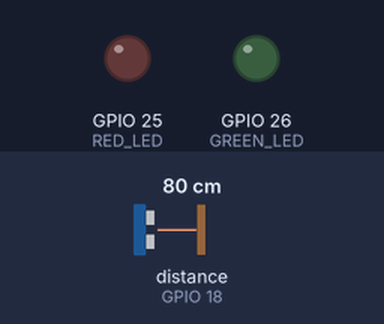
Bench run of a sketch on a simulated ESP32. Parts: output pins drawn as LEDs (lit = HIGH). The inputs (shaded band) are chosen by the test bench; at power-on: distance to the obstacle (sensor on GPIO 18) 80 cm. The echo pulse lasts 58.3 µs per cm; WiFi joins after 1.5 s; servers stay silent unless stated; uploads are accepted with an empty reply; random numbers use the default seed unless the sketch sets one; no MQTT or app messages arrive unless stated; web services answer with replies made up by the test bench; what the sketch prints to the serial monitor is not drawn.

Above: at 2.7 s.
2.8 s: distance to the obstacle (sensor on GPIO 18) set to 53 cm
4.7 s: distance to the obstacle (sensor on GPIO 18) set to 46 cm
At 6.4 s:
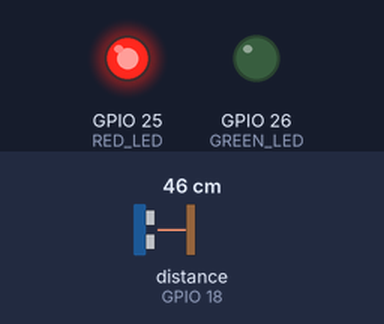
7.0 s: distance to the obstacle (sensor on GPIO 18) set to 60 cm
At 8.7 s:
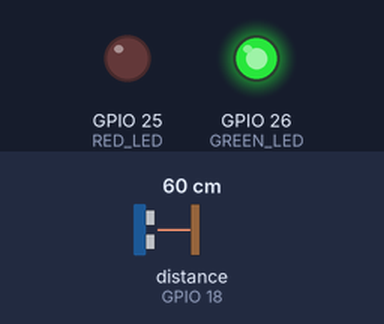
11.9 s: distance to the obstacle (sensor on GPIO 18) set to 2 cm
At 12.7 s:
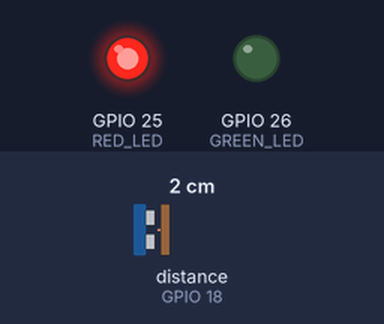
13.9 s: distance to the obstacle (sensor on GPIO 18) set to 120 cm
At 15.3 s:
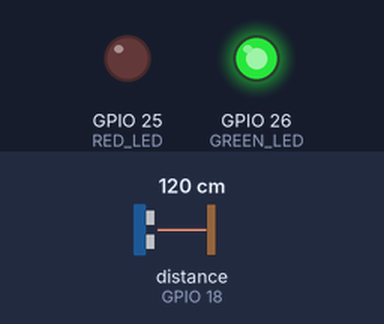
Timing chart, 0 to 16.9 s (numbered marks = the images above; inputs shaded):
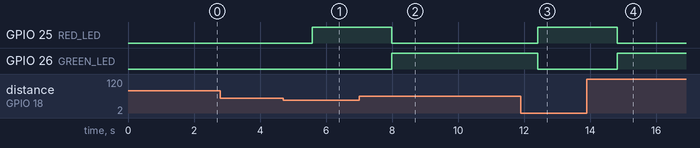

Measured:
- the behaviour switches between 49 and 48 cm on distance to the obstacle (sensor on GPIO 18) (found by bisection; images 0 and 1)
- after the input at 2.8 s, every drawn part: stays the same
- after the input at 4.7 s, GPIO 25 (RED_LED): LOW → HIGH after 0.88 s
- after the input at 7.0 s, GPIO 25 (RED_LED): HIGH → LOW after 0.99 s; GPIO 26 (GREEN_LED): LOW → HIGH after 0.99 s
- after the input at 11.9 s, GPIO 25 (RED_LED): LOW → HIGH after 0.51 s; GPIO 26 (GREEN_LED): HIGH → LOW after 0.51 s
- after the input at 13.9 s, GPIO 25 (RED_LED): HIGH → LOW after 0.92 s; GPIO 26 (GREEN_LED): LOW → HIGH after 0.92 s

The sketch:

cheetah.ino
```cpp
/*
 * Smart Parking System using ESP32, Ultrasonic Sensor, MQTT, ThingSpeak, and OM2M
 *
 * This code detects whether a parking spot is occupied using an ultrasonic sensor.
 * It publishes the parking status to an MQTT broker, ThingSpeak, and an OM2M server.
 */

// Include required libraries
#include <WiFi.h>           // Library for WiFi connectivity
#include <PubSubClient.h>   // Library for MQTT communication
#include <ArduinoJson.h>    // Library for JSON formatting
#include <HTTPClient.h>     // Library for HTTP requests
#include <NewPing.h>        // Library for handling the ultrasonic sensor

// Wi-Fi credentials (Replace with actual credentials)
const char* ssid = "YOUR_WIFI_SSID";      // WiFi SSID
const char* password = "YOUR_WIFI_PASSWORD"; // WiFi Password

// MQTT Broker settings
const char* mqtt_broker = "broker.hivemq.com"; // Public MQTT broker
const char* mqtt_topic_status = "parking/spot/status"; // MQTT topic to publish status
const char* mqtt_topic_control = "parking/spot/control"; // MQTT topic to receive control messages
const int mqtt_port = 1883;  // Default MQTT port

// ThingSpeak settings
const char* thingspeak_server = "api.thingspeak.com"; // ThingSpeak API server
const char* thingspeak_api_key = "YOUR_THINGSPEAK_API_KEY"; // ThingSpeak API Key

// OM2M settings
const char* om2m_server = "http://YOUR_OM2M_SERVER:8080"; // OM2M server address
const char* om2m_app_id = "parking_management"; // OM2M Application ID
const char* om2m_container = "parking_spots"; // OM2M container for storing data
const char* om2m_ae = "parking_finder"; // OM2M Application Entity
const char* om2m_username = "admin"; // OM2M username
const char* om2m_password = "admin"; // OM2M password

// Ultrasonic sensor pins
#define TRIG_PIN 5 // Trigger pin for ultrasonic sensor
#define ECHO_PIN 18 // Echo pin for ultrasonic sensor
#define MAX_DISTANCE 200 // Maximum distance for the sensor in cm

// LED indicators
#define RED_LED 25    // LED for indicating occupied spot
#define GREEN_LED 26  // LED for indicating available spot

// Parking spot ID
const char* spot_id = "SPOT_01"; // Unique identifier for the parking spot
bool is_occupied = false; // Stores the current occupancy status
unsigned long last_publish_time = 0; // Stores the last published timestamp
const unsigned long publish_interval = 30000; // Publish interval in milliseconds (30 seconds)

// Create instances for Wi-Fi, MQTT, and Ultrasonic sensor
WiFiClient wifi_client; // WiFi client instance
PubSubClient mqtt_client(wifi_client); // MQTT client instance
NewPing sonar(TRIG_PIN, ECHO_PIN, MAX_DISTANCE); // Ultrasonic sensor instance

void setup() {
  Serial.begin(115200); // Initialize serial communication for debugging

  pinMode(RED_LED, OUTPUT); // Set RED LED as output
  pinMode(GREEN_LED, OUTPUT); // Set GREEN LED as output

  // Connect to Wi-Fi
  WiFi.begin(ssid, password);
  while (WiFi.status() != WL_CONNECTED) {
    delay(500);
    Serial.print("."); // Print dots while connecting
  }
  Serial.println("\nWiFi connected");

  // Connect to MQTT broker
  mqtt_client.setServer(mqtt_broker, mqtt_port);
  mqtt_client.setCallback(mqtt_callback);
  connect_mqtt();

  // Initialize OM2M container
  initialize_om2m();
}

void loop() {
  if (!mqtt_client.connected()) {
    connect_mqtt(); // Reconnect to MQTT if disconnected
  }
  mqtt_client.loop();

  // Read distance from ultrasonic sensor
  unsigned int distance = sonar.ping_cm();
  Serial.print("Distance: ");
  Serial.print(distance);
  Serial.println(" cm");

  // Determine if parking spot is occupied (Threshold: 50cm)
  bool current_status = (distance > 0 && distance < 50);

  // Publish status if changed or time interval elapsed
  if (current_status != is_occupied || millis() - last_publish_time > publish_interval) {
    is_occupied = current_status;
    update_leds(); // Update LED indicators
    publish_status(); // Publish the updated status
    last_publish_time = millis(); // Update last publish timestamp
  }

  delay(1000); // Wait 1 second before checking again
}

// Connect to MQTT broker
void connect_mqtt() {
  while (!mqtt_client.connected()) {
    String client_id = "esp32-parking-client-" + String(random(0xffff), HEX);
    if (mqtt_client.connect(client_id.c_str())) {
      Serial.println("Connected to MQTT Broker!");
      mqtt_client.subscribe(mqtt_topic_control); // Subscribe to control messages
    } else {
      Serial.print("Failed with state ");
      Serial.println(mqtt_client.state());
      delay(2000);
    }
  }
}

// MQTT message callback function
void mqtt_callback(char* topic, byte* payload, unsigned int length) {
  Serial.print("Message arrived on topic: ");
  Serial.println(topic);
}

// Publish parking status
void publish_status() {
  StaticJsonDocument<200> doc;
  doc["spot_id"] = spot_id;
  doc["status"] = is_occupied ? "occupied" : "available";
  doc["distance"] = sonar.ping_cm();
  doc["timestamp"] = millis();

  char mqtt_message[200];
  serializeJson(doc, mqtt_message);
  mqtt_client.publish(mqtt_topic_status, mqtt_message);
  Serial.print("Published status: ");
  Serial.println(mqtt_message);

  update_thingspeak(is_occupied);
  update_om2m(mqtt_message);
}

// Update LED indicators
void update_leds() {
  digitalWrite(RED_LED, is_occupied ? HIGH : LOW);
  digitalWrite(GREEN_LED, is_occupied ? LOW : HIGH);
}

// Send data to ThingSpeak
void update_thingspeak(bool occupied) {
  if (WiFi.status() == WL_CONNECTED) {
    HTTPClient http;
    String url = "http://api.thingspeak.com/update?api_key=" + String(thingspeak_api_key) + "&field1=" + (occupied ? "1" : "0");
    http.begin(url);
    http.GET();
    http.end();
  }
}

// Initialize OM2M container
void initialize_om2m() { /* Code to create AE and container */ }

// Update OM2M server with parking data
void update_om2m(const char* data) {
  if (WiFi.status() == WL_CONNECTED) {
    HTTPClient http;
    String url = String(om2m_server) + "/~/in-cse/in-name/" + String(om2m_ae) + "/" + String(om2m_container);
    String content = "{\"m2m:cin\":{\"con\":\"" + String(data) + "\"}}";

    http.begin(url);
    http.addHeader("Content-Type", "application/json;ty=4");
    http.addHeader("X-M2M-Origin", String(om2m_username) + ":" + String(om2m_password));
    http.POST(content);
    http.end();
  }
}
```
